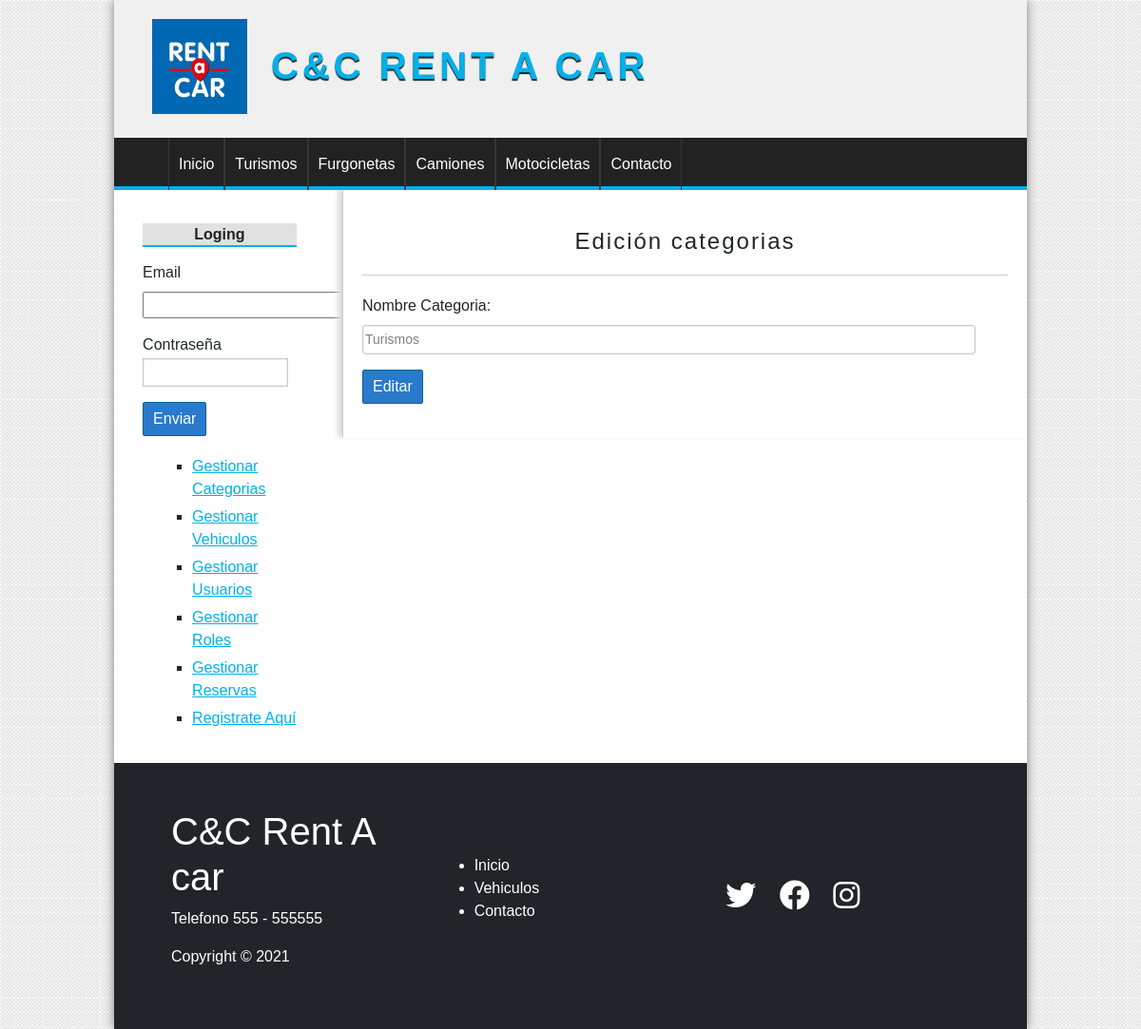
Screenshot of /categoria/editar&id=1 (signed in) with the database file from the repository.
### tables this page shows
CREATE TABLE categorias(
    id INT(255) auto_increment not null,
    nombre VARCHAR(100) not null,

    CONSTRAINT pk_categorias PRIMARY KEY (id)
);

### config/db.php (called while the page is built)
<?php
class Database{
    public static function connect(){
        $db = new mysqli('localhost', 'root', '', 'candc_rent_a_car');
        $db->query("SET NAMES 'UTF-8'");
        return $db;
    }
}

### models/categoria.php (called while the page is built, shortened)
<?php
class Categoria{
    private $id;
    private $nombre;
    public function __construct($id = ''){
        $this->db = Database::connect();
        if($id){
            $reg = $this->db->query("SELECT * FROM categorias WHERE id = ".$id);
            $categoria = $reg->fetch_object();
            $this->id = $categoria->id;
            $this->nombre = $categoria->nombre;
        }
        return $this;
    }
    function getId(){
        return $this->id;
    }
    function getNombre(){
        return $this->nombre;
    }
    public static function getAll(){
        $categoria = new Categoria();
        $reg = $categoria->db->query("SELECT id FROM categorias ORDER BY id ASC;");
        $array = array();
        while($cat = $reg->fetch_object()){
            $aux = new Categoria($cat->id);
            $array[$aux->getId()]=$aux;
        }
        return $array;
    }
}

### helpers/utils.php (called while the page is built, shortened)
<?php
require_once 'models/categoria.php';
class Utils
{
    public static function showCategorias(){
        $categorias = Categoria::getAll();
        return $categorias;
    }
}

### controllers/CategoriaController.php (called while the page is built, shortened)
<?php
require_once 'models/categoria.php';
class categoriaController{
    public function editar()
    {
        $cat = new Categoria($_GET['id']);
        require_once 'views/categoria/edit.php';
    }
}

### views/categoria/edit.php (the view, shortened to what this page needs)
<h1>Edición categorias</h1>
<form action="<?=base_url?>categoria/update" method="POST">
<div class="mb-3">
        <label for="nombre" class="form-label"> Nombre Categoria:</label>
        <input class="form-control form-control-sm" type="text" name="nombre" placeholder="Nombre Categoria" value="<?= $cat->getNombre() ?>" required>
    </div>
<div class="mb-3">
    <input type="submit" value="Editar">
    </div>
</form>

### views/layout/header.php (shortened to what this page needs)
<!DOCTYPE html>
<html lang="es">
<head>
    <link href="https://cdn.jsdelivr.net/npm/bootstrap@5.0.0-beta3/dist/css/bootstrap.min.css" rel="stylesheet">
    <link rel="stylesheet" href="<?= base_url ?>assets/css/style.css">
    <link rel="stylesheet" href="https://cdnjs.cloudflare.com/ajax/libs/font-awesome/5.15.3/css/all.min.css" />
</head>
<body>
    <div id="container">
        <header id="header">
            <div id="logo">
                <img src="<?= base_url ?>assets/css/imagenes/Logo.jfif" alt="Logo Vehiculo">
                <h1> C&C Rent A car</h1>
            </div>
        </header>
        <?php $categorias = Utils::showCategorias(); ?>
        <nav id="menu">
            <ul>
                <li><a href="<?=base_url?>"> Inicio</a></li>
                <?php foreach ($categorias as $cat) { ?>
                    <li><a href="<?= base_url ?>categoria/ver&id=<?= $cat->getId() ?>"><?= $cat->getNombre() ?></a></li>
                <?php } ?>
                <li><a href="#"> Contacto</a></li>
            </ul>
        </nav>
        <div id="content">

### assets/css/style.css (style rules this page uses)
* { padding: 0; margin: 0; font-family: sans-serif, Helvetica, Arial; }
body { background: url(../../../imagenes/bg.png); }
a { color: #01b1ea; }
#logo { margin-left: 20px; padding: 20px; float: left; }
#logo img { height: 100px; float: left; }
#logo h1 { float: left; font-size: 40px; letter-spacing: 4px; font-family: 'OpenSans', Helvetica, Arial; text-transform: uppercase; color: #01b1ea; font-weight: bold; margin-top: 25px; margin-left: 25px; text-shadow: 0px 2px 1px #222222; transition: 300ms all; }
#container { width: 80%; margin: 0 auto; box-shadow: 0px 0px 10px gray; background: white; }
header { height: 145px; background: #F0F0F0; }
#menu { clear: both; background: #222; color: white; height: 55px; border-bottom: 4px solid #01b1ea; }
#menu ul { list-style: none; text-decoration: none; margin: 0 auto; margin-left: 25px; }
#menu ul li { line-height: 55px; float: left; border-right:1px solid #363636; }
#menu a { display: block; text-decoration: none; color: white; padding-left: 10px; padding-right: 10px; transition: 700ms all; }
#menu a:first-child { border-left: 1px solid #363636; }
#content { margin: 0 auto; overflow: hidden; background: white; }
label, input[type="text"], input[type="password"], input[type="email"], select { display: block; width: 95%; margin-top: 2px; margin-bottom: 2px; }
input[type="text"], input[type="password"], input[type="email"], select { border: 1px solid #c9c9c9; box-shadow: 0px 0px 2px #ccc inset; background: white; padding: 2px; color: gray; transition: 300ms all; }
input[type="submit"], input[type="button"], button, .button { display: block; border-radius: 2px; width: auto; padding: 5px; padding-left: 10px; padding-right: 10px; color: white; background: #2979cd; border: 1px solid #11608e; cursor: pointer; }
label, input[type="submit"], input[type="button"], button { display: block; margin-top: 10px; }
#central h1 { font-size: 24px; text-align: center; font-weight: normal; letter-spacing: 2px; border-bottom: 1px solid #ccc; margin-bottom: 20px; padding: 20px; }

### rows the page displays
categorias: nombre "Turismos"
categorias: nombre "Furgonetas"
categorias: nombre "Camiones"
categorias: nombre "Motocicletas"
